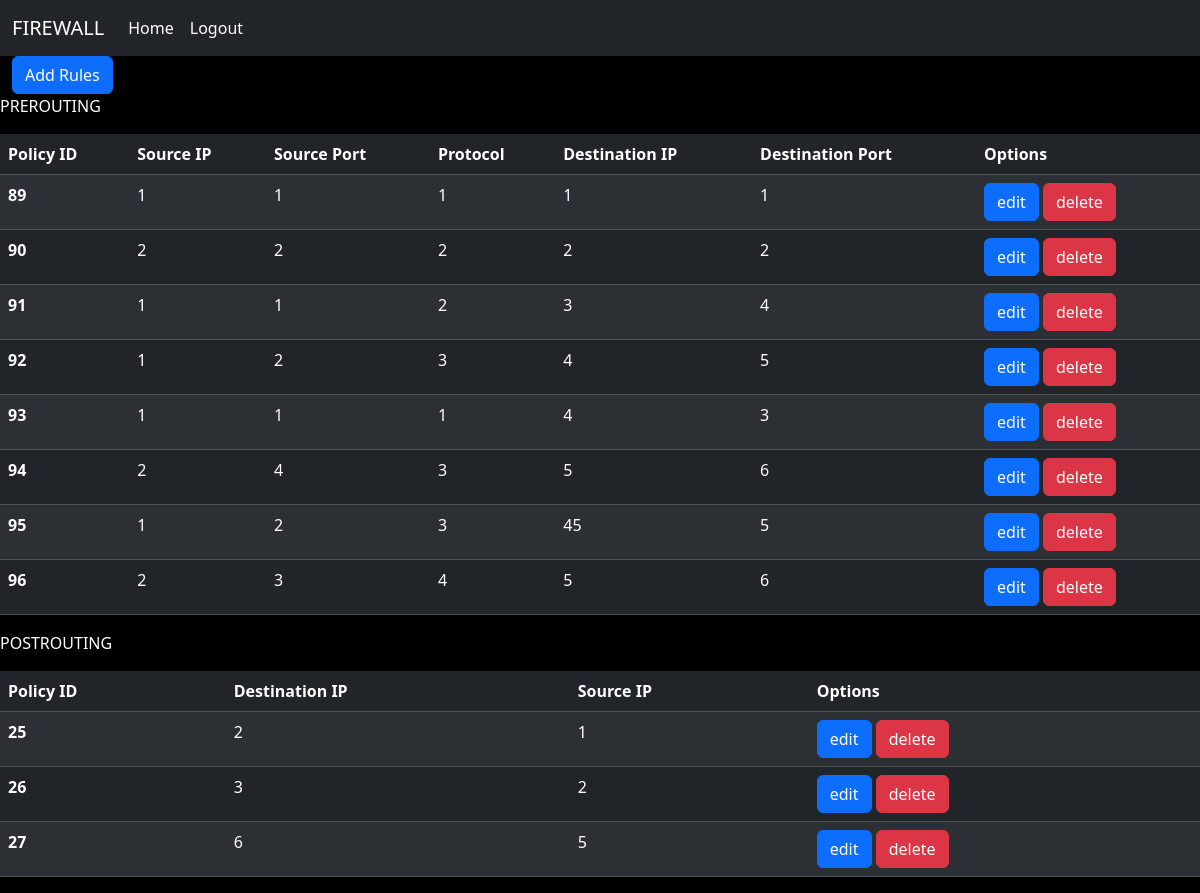
The page /rules/ (signed in) on the database its author committed.
### rules_fetcher_display/models.py (models this page shows)
class prerouting(models.Model):
    routing = models.CharField(max_length=10)
    source_ip = models.CharField(max_length=18)
    source_port = models.CharField(max_length=6)
    protocol = models.CharField(max_length=3)
    destination_ip = models.CharField(max_length=18)
    destination_port = models.CharField(max_length=3)

class postrouting(models.Model):
    routing = models.CharField(max_length=10)
    source_ip = models.CharField(max_length=18)
    destination_ip = models.CharField(max_length=18)

### rules_fetcher_display/views.py (the view)
# urls.py: path('rules/', combined_rules,name='rules'),
@login_required
@or_permission_required('rules_fetcher_display.edit', 'rules_fetcher_display.view')
def combined_rules(request):
    pre_context = pre_rules(request)
    post_context = post_rules(request)
    if request.user.is_authenticated:
        user_group = request.user.groups.first()
    else:
        user_group = None
    error_msg = request.session.get('error_msg')
    if 'error_msg' in request.session:
        del request.session['error_msg']
    combined_context = {**pre_context, **post_context,'user_group': user_group,'error_msg':error_msg}
    return render(request, 'index.html', combined_context)

### rules_fetcher_display/views.py (called while the page is built)
def pre_rules(request):
    pre = prerouting.objects.all()
    context = {'prerouting_data': pre}
    return context

def post_rules(request):
    post = postrouting.objects.all()
    context = {'postrouting_data': post}
    return context

### templates/index.html (shortened to what this page needs)
<!DOCTYPE html>
{% load static %}
<html>
<head>
    <link href="https://cdn.jsdelivr.net/npm/bootstrap@5.3.2/dist/css/bootstrap.min.css" rel="stylesheet">
    <link rel="stylesheet" href="{% static 'main.css' %}">
</head>
<body>
  <nav class="navbar navbar-expand-lg navbar-dark bg-dark">
    <div class="container-fluid">
      <a class="navbar-brand" href="#">FIREWALL</a>
      <div class="collapse navbar-collapse" id="navbarNav">
        <ul class="navbar-nav  me-auto mb-2 mb-lg-0">
          <li class="nav-item">
              <a class="nav-link active" aria-current="page" href="{% url 'rules' %}">Home</a>
          </li>
          <li class="nav-item ml-auto">
              <a class="nav-link active" aria-current="page" href="{% url "user_logout" %}">Logout</a>
          </li>
      </ul>
      </div>
    </div>
  </nav>
<div class="container-fluid">
  <button  id="add" type="button" class="btn btn-primary">Add Rules</button>
</div>
<table class="table table-dark table-striped">
    <thead>
      <tr id="columns">
        <p>PREROUTING</p>
        <th scope="col">Policy ID</th>
        <th scope="col">Source IP</th>
        <th scope="col">Source Port</th>
        <th scope="col">Protocol</th>
        <th scope="col">Destination IP</th>
        <th scope="col">Destination Port</th>
        <th scope="col">Options</th>
      </tr>
    </thead>
    <tbody>
    {% for value_pre in prerouting_data %}
      <tr>
        <th scope="row">{{value_pre.id}}</th>
        <td  contenteditable="false">{{ value_pre.source_ip }}</td>
        <td  contenteditable="false" >{{ value_pre.source_port }}</td>
        <td  contenteditable="false">{{ value_pre.protocol }}</td>
        <td  contenteditable="false">{{ value_pre.destination_ip }}</td>
        <td contenteditable="false">{{ value_pre.destination_port }}</td>
        <td >
          <button  type="button" class="edit btn btn-primary" >edit</button>
          <button  type="button" class="btn btn-danger" onclick="deleteRow2(this, 'preroute')" data-object-id={{value_pre.id}}   >delete</button></td>
        </tr>
    {% endfor %}
    </tbody>
  </table>
<table class="table table-dark table-striped">
    <thead>
      <tr>
        <p>POSTROUTING</p>
        <th scope="col">Policy ID</th>
        <th scope="col">Destination IP</th>
        <th scope="col">Source IP</th>
        <th scope="col">Options</th>
      </tr>
    </thead>
    <tbody>
    {% for value_post in postrouting_data%}
      <tr>
        <th scope="row">{{value_post.id}}</th>
        <td  contenteditable="false">{{ value_post.source_ip }}</td>
        <td  contenteditable="false">{{ value_post.destination_ip }}</td>
        <td>
          <button  type="button" class="edit btn btn-primary" >edit</button>
          <button  type="button" class="btn btn-danger"  onclick="deleteRow2(this,'postroute')" data-object-id={{value_post.id}}>delete</button></td>
      </tr>
      {% endfor %}
    </tbody>
  </table>
</body>
</html>

### static/main.css (style rules this page uses)
body { background-color: black; }
p { color: white; }

### rows shown on the page
prerouting: id "89", source_ip "1", source_port "1", protocol "1", destination_ip "1", destination_port "1"
prerouting: id "90", source_ip "2", source_port "2", protocol "2", destination_ip "2", destination_port "2"
prerouting: id "91", source_ip "1", source_port "1", protocol "2", destination_ip "3", destination_port "4"
prerouting: id "92", source_ip "1", source_port "2", protocol "3", destination_ip "4", destination_port "5"
prerouting: id "93", source_ip "1", source_port "1", protocol "1", destination_ip "4", destination_port "3"
prerouting: id "94", source_ip "2", source_port "4", protocol "3", destination_ip "5", destination_port "6"
prerouting: id "95", source_ip "1", source_port "2", protocol "3", destination_ip "45", destination_port "5"
prerouting: id "96", source_ip "2", source_port "3", protocol "4", destination_ip "5", destination_port "6"
postrouting: id "25", source_ip "2", destination_ip "1"
postrouting: id "26", source_ip "3", destination_ip "2"
postrouting: id "27", source_ip "6", destination_ip "5"
